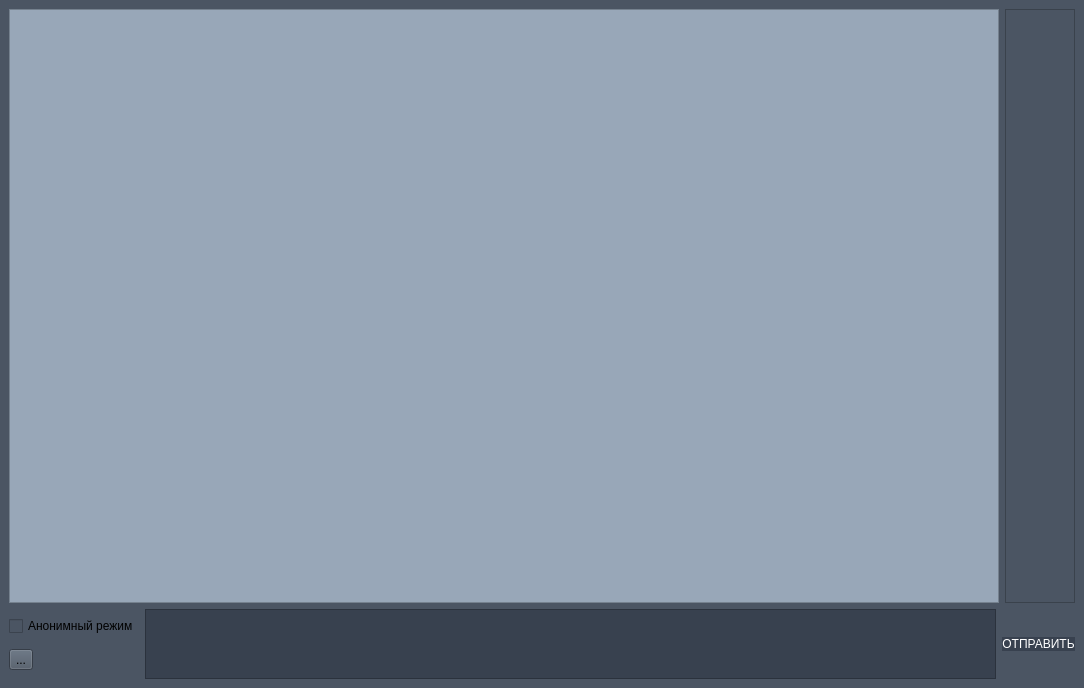
<?xml version="1.0" encoding="UTF-8"?>
<ui version="4.0">
 <class>Administrator</class>
 <widget class="QMainWindow" name="Administrator">
  <property name="geometry">
   <rect>
    <x>0</x>
    <y>0</y>
    <width>1084</width>
    <height>688</height>
   </rect>
  </property>
  <property name="windowTitle">
   <string>Administrator</string>
  </property>
  <property name="styleSheet">
   <string notr="true">QWidget{
	background: #4b5563;
}</string>
  </property>
  <widget class="QWidget" name="centralwidget">
   <layout class="QVBoxLayout" name="verticalLayout">
    <item>
     <layout class="QHBoxLayout" name="horizontalLayout_5">
      <item>
       <widget class="QScrollArea" name="scrollArea">
        <property name="sizePolicy">
         <sizepolicy hsizetype="Expanding" vsizetype="Expanding">
          <horstretch>0</horstretch>
          <verstretch>0</verstretch>
         </sizepolicy>
        </property>
        <property name="styleSheet">
         <string notr="true">QScrollArea{
	background-color: #98a7b8;
}
QWidget{
	background-color: #98a7b8;
	float: bottom;
}</string>
        </property>
        <property name="lineWidth">
         <number>0</number>
        </property>
        <property name="verticalScrollBarPolicy">
         <enum>Qt::ScrollBarAsNeeded</enum>
        </property>
        <property name="horizontalScrollBarPolicy">
         <enum>Qt::ScrollBarAlwaysOff</enum>
        </property>
        <property name="sizeAdjustPolicy">
         <enum>QAbstractScrollArea::AdjustIgnored</enum>
        </property>
        <property name="widgetResizable">
         <bool>true</bool>
        </property>
        <property name="alignment">
         <set>Qt::AlignBottom|Qt::AlignRight|Qt::AlignTrailing</set>
        </property>
        <widget class="QWidget" name="chat">
         <property name="geometry">
          <rect>
           <x>0</x>
           <y>0</y>
           <width>985</width>
           <height>587</height>
          </rect>
         </property>
         <property name="sizePolicy">
          <sizepolicy hsizetype="MinimumExpanding" vsizetype="MinimumExpanding">
           <horstretch>0</horstretch>
           <verstretch>0</verstretch>
          </sizepolicy>
         </property>
         <property name="styleSheet">
          <string notr="true"/>
         </property>
         <layout class="QVBoxLayout" name="verticalLayout_2">
          <property name="spacing">
           <number>6</number>
          </property>
          <property name="sizeConstraint">
           <enum>QLayout::SetDefaultConstraint</enum>
          </property>
          <property name="leftMargin">
           <number>0</number>
          </property>
          <property name="topMargin">
           <number>0</number>
          </property>
          <property name="rightMargin">
           <number>0</number>
          </property>
          <property name="bottomMargin">
           <number>0</number>
          </property>
          <item>
           <spacer name="verticalSpacer">
            <property name="orientation">
             <enum>Qt::Vertical</enum>
            </property>
            <property name="sizeHint" stdset="0">
             <size>
              <width>20</width>
              <height>40</height>
             </size>
            </property>
           </spacer>
          </item>
         </layout>
        </widget>
       </widget>
      </item>
      <item>
       <widget class="QScrollArea" name="scrollArea_2">
        <property name="sizePolicy">
         <sizepolicy hsizetype="Minimum" vsizetype="Expanding">
          <horstretch>0</horstretch>
          <verstretch>0</verstretch>
         </sizepolicy>
        </property>
        <property name="horizontalScrollBarPolicy">
         <enum>Qt::ScrollBarAlwaysOff</enum>
        </property>
        <property name="widgetResizable">
         <bool>true</bool>
        </property>
        <widget class="QWidget" name="users">
         <property name="geometry">
          <rect>
           <x>0</x>
           <y>0</y>
           <width>69</width>
           <height>587</height>
          </rect>
         </property>
         <layout class="QVBoxLayout" name="verticalLayout_3">
          <property name="spacing">
           <number>2</number>
          </property>
          <property name="sizeConstraint">
           <enum>QLayout::SetMinAndMaxSize</enum>
          </property>
          <property name="leftMargin">
           <number>2</number>
          </property>
          <property name="topMargin">
           <number>2</number>
          </property>
          <property name="rightMargin">
           <number>2</number>
          </property>
          <property name="bottomMargin">
           <number>2</number>
          </property>
          <item>
           <spacer name="verticalSpacer_2">
            <property name="orientation">
             <enum>Qt::Vertical</enum>
            </property>
            <property name="sizeHint" stdset="0">
             <size>
              <width>20</width>
              <height>40</height>
             </size>
            </property>
           </spacer>
          </item>
         </layout>
        </widget>
       </widget>
      </item>
     </layout>
    </item>
    <item>
     <layout class="QHBoxLayout" name="horizontalLayout">
      <item>
       <layout class="QVBoxLayout" name="verticalLayout_6">
        <item>
         <widget class="QCheckBox" name="anonymus">
          <property name="text">
           <string>Анонимный режим</string>
          </property>
         </widget>
        </item>
        <item>
         <widget class="QToolButton" name="toolButton">
          <property name="text">
           <string>...</string>
          </property>
         </widget>
        </item>
       </layout>
      </item>
      <item>
       <widget class="QTextEdit" name="inputText">
        <property name="sizePolicy">
         <sizepolicy hsizetype="Expanding" vsizetype="Maximum">
          <horstretch>0</horstretch>
          <verstretch>0</verstretch>
         </sizepolicy>
        </property>
        <property name="styleSheet">
         <string notr="true">QTextEdit{
	background-color: #38414f;
	color: white;
}</string>
        </property>
       </widget>
      </item>
      <item>
       <widget class="QPushButton" name="buttonSend">
        <property name="sizePolicy">
         <sizepolicy hsizetype="Maximum" vsizetype="Maximum">
          <horstretch>0</horstretch>
          <verstretch>0</verstretch>
         </sizepolicy>
        </property>
        <property name="styleSheet">
         <string notr="true">QPushButton { 
	background-color: #38414f;
 	border-style: solid;
	border-radius: 10; 
	color: white;
}</string>
        </property>
        <property name="text">
         <string>ОТПРАВИТЬ</string>
        </property>
       </widget>
      </item>
     </layout>
    </item>
   </layout>
  </widget>
 </widget>
 <resources/>
 <connections/>
</ui>
